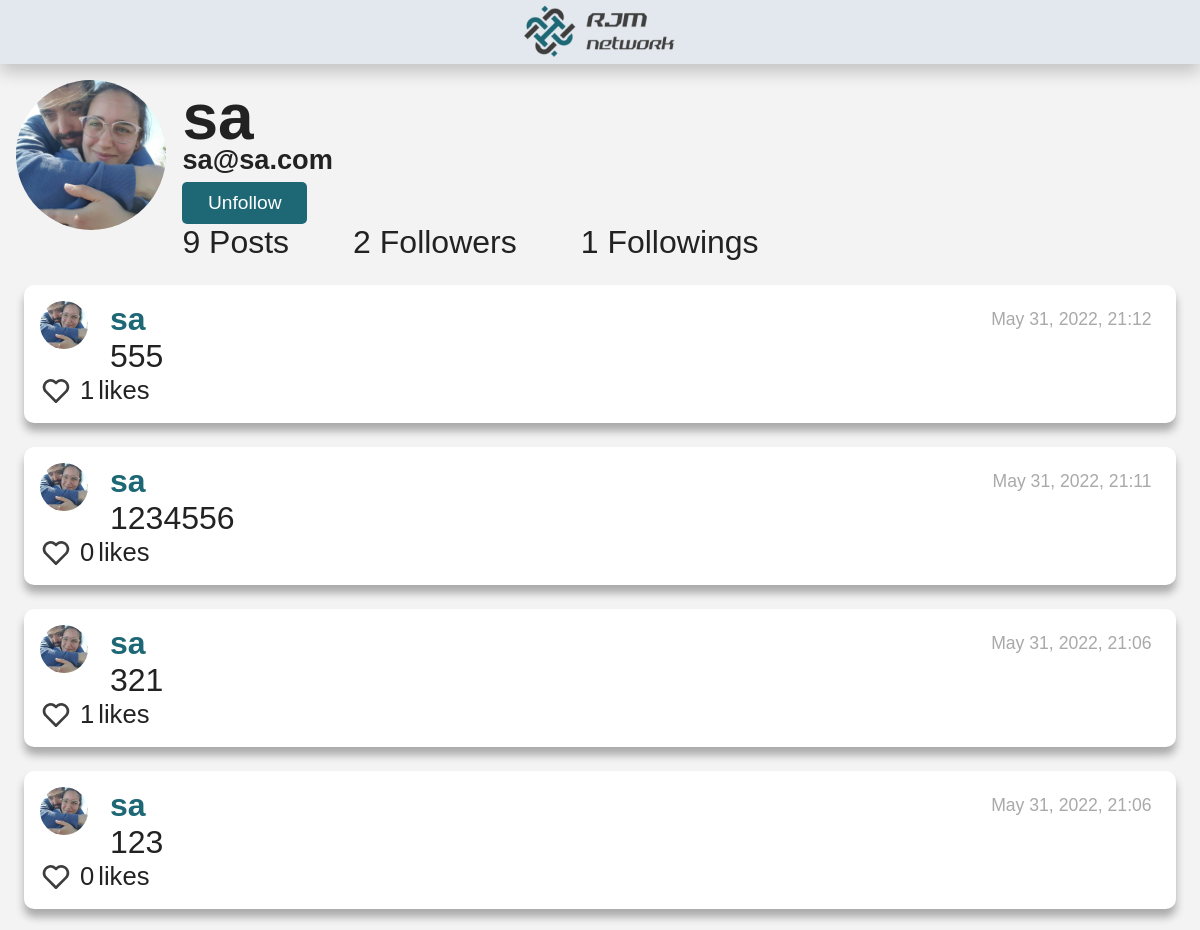
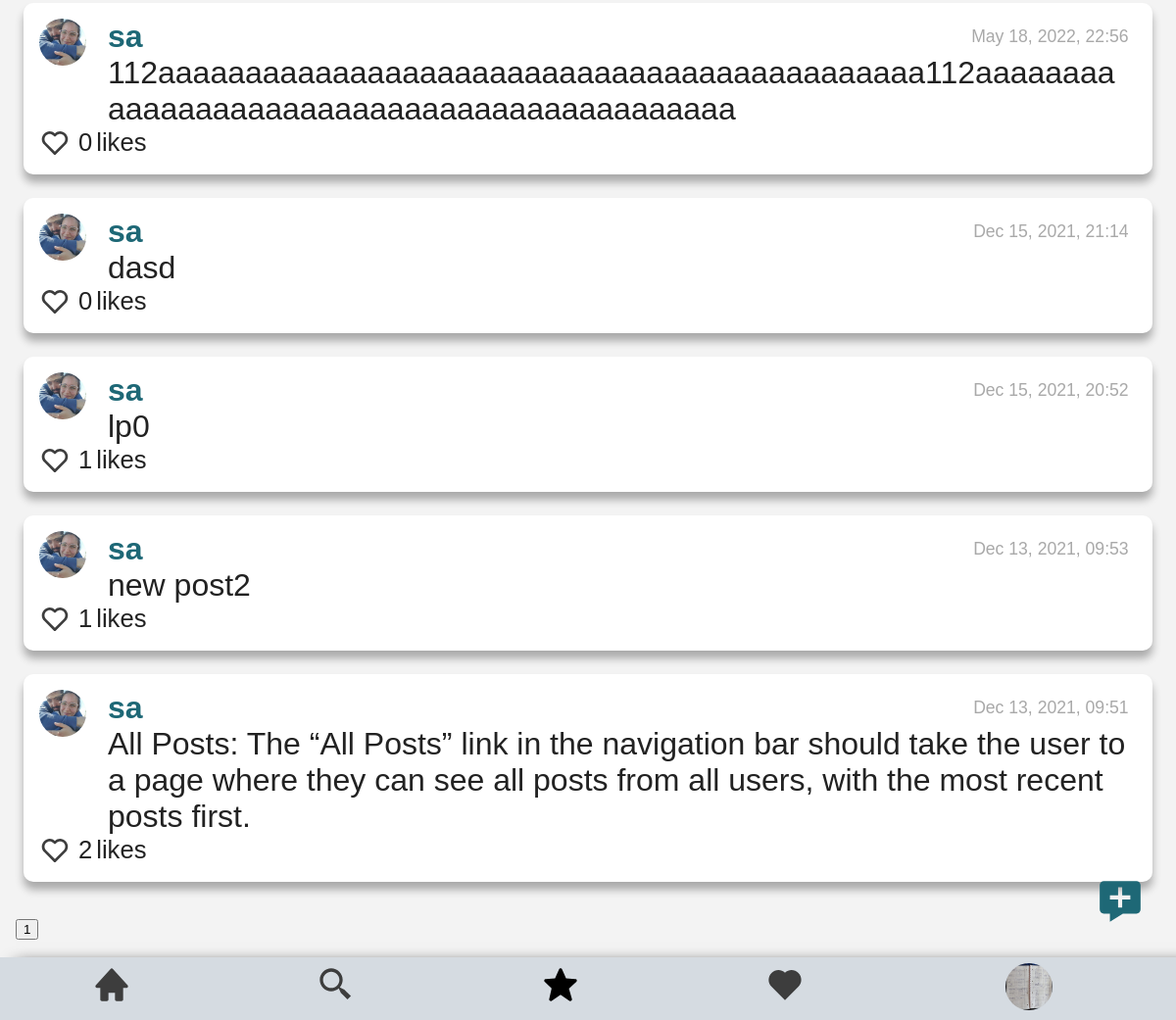
The app's page /profile/1 (signed in), older data (2 pictures, top to bottom).
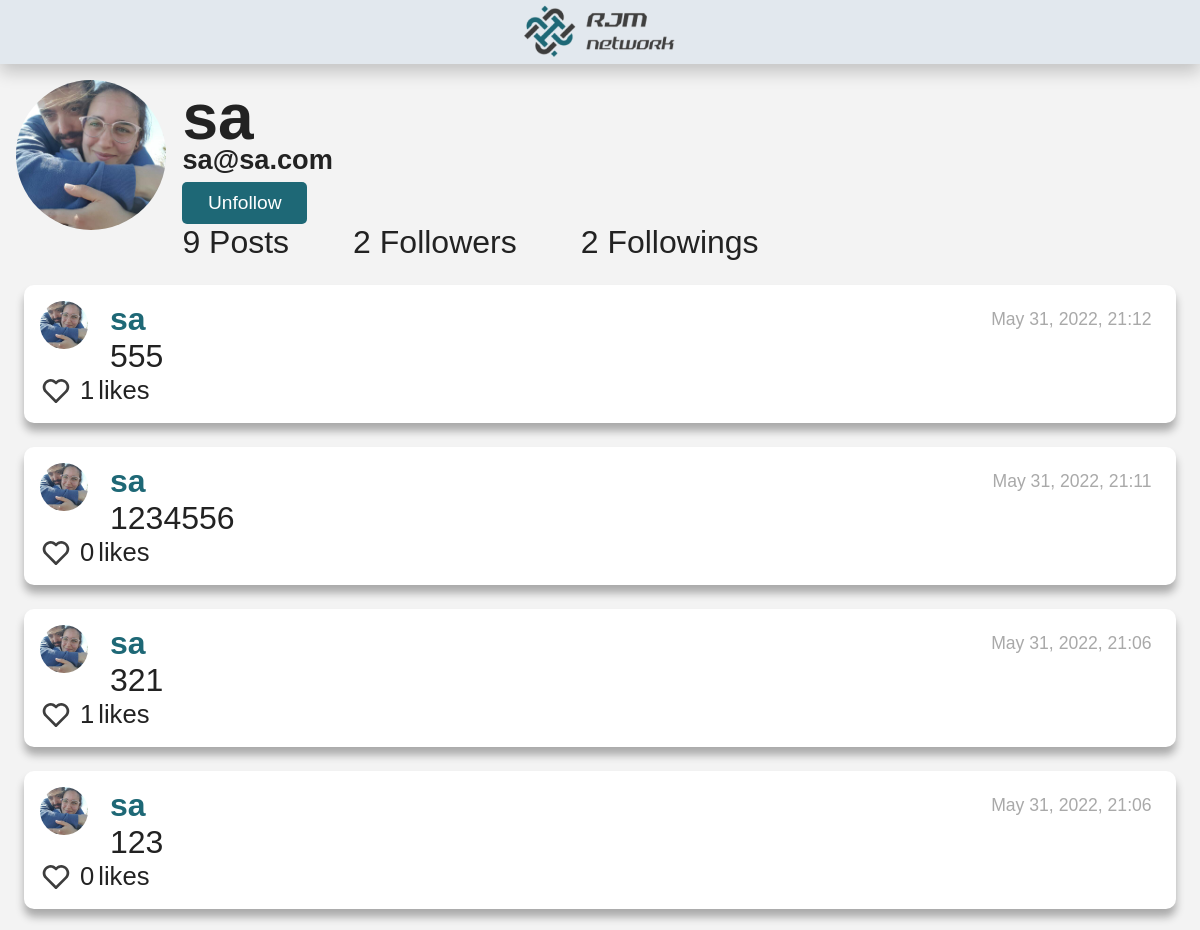
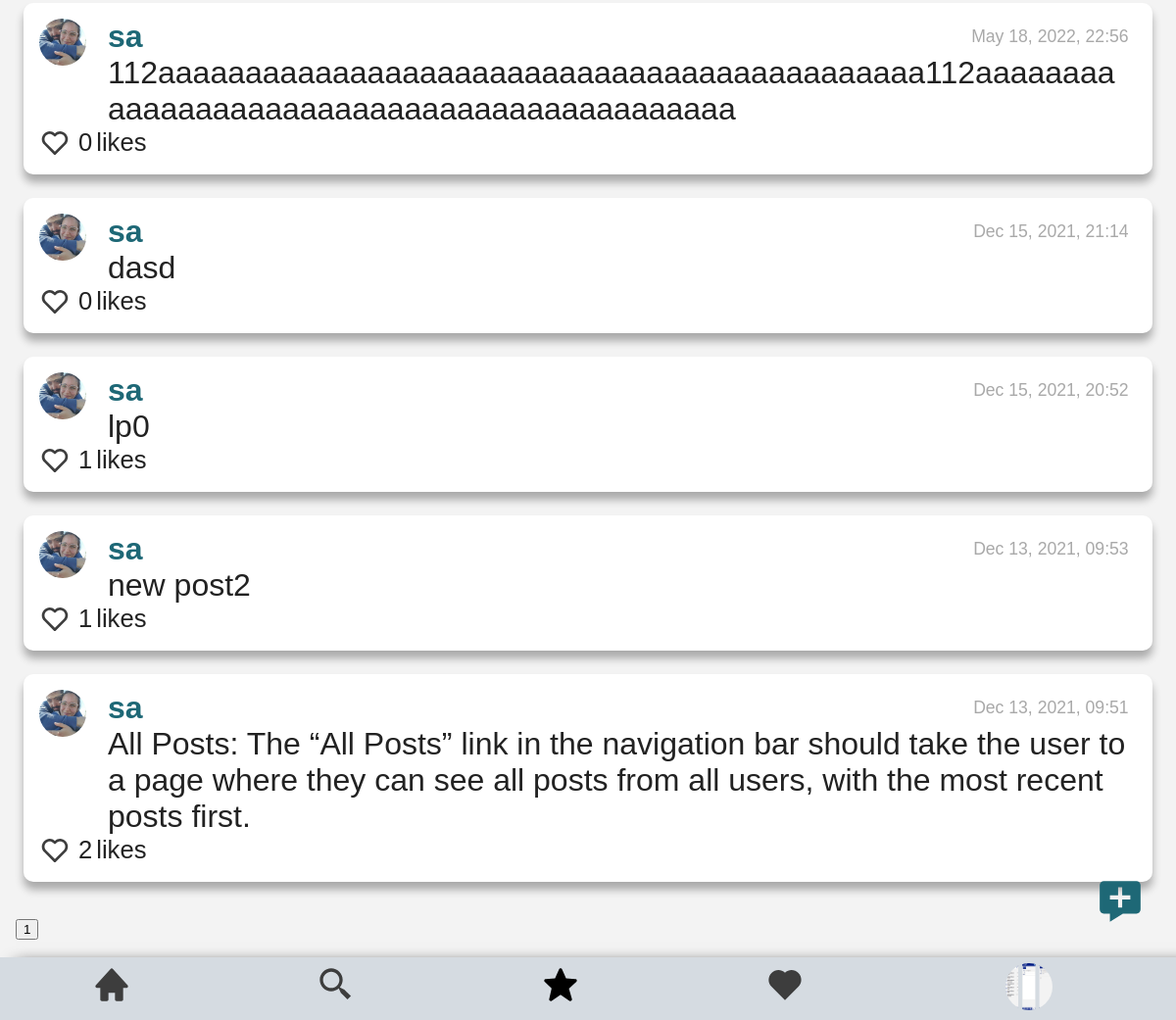
The same page, newer data (2 pictures, top to bottom).
### network/models.py (models this page shows, shortened)
class User(AbstractUser):
    header_image = models.ImageField(null=True, blank=True, upload_to="images/")
    pass

class Followers(models.Model):
    id = models.AutoField(primary_key=True)
    followed = models.ForeignKey(User, on_delete=models.CASCADE, related_name="user_followed", default=0)
    follower = models.ManyToManyField(User, related_name="user_follower")
    def __str__(self):
        return f"{self.id}: The user {self.followed} number {self.followed.id} is followed by {self.follower.all()}."

class NewPost(models.Model):
    poster = models.ForeignKey(User, on_delete=models.PROTECT, related_name="posts_posted")
    description = models.TextField(blank=False)
    date_added = models.DateTimeField(auto_now_add=True)

### network/views.py (the view)
# urls.py: path("profile/<str:id_poster>", views.profile, name="profile"),
def profile(request, id_poster):
    if request.user.id:
        user_poster = User.objects.get(id=id_poster)
        try:
            followed_by = Followers.objects.filter(followed=id_poster)
        except Followers.DoesNotExist:
            followed_by = None
        followers_obj = Followers.objects.filter(follower__id=id_poster)
        followers=[]
        for follower in followers_obj:
            followers.append(follower.followed)
        profile_posts = NewPost.objects.filter(poster=id_poster)
        profile_posts = profile_posts.order_by("-date_added")
        id_poster=int(id_poster)
        total_posts=profile_posts.count()
        profile_posts=profile_posts[:10]
        total_pages=math.ceil(total_posts/10)
        list_total_pages = []
        for i in range(2, total_pages+1):
            list_total_pages.append(i)
        user_following = followed_by.filter(follower__id=request.user.id)
        if(user_following):
            user_following="Unfollow"
        else:
            user_following="Follow"
        all_likers = Likers.objects.all()
        for post in profile_posts:
            post.date_added = (post.date_added.strftime("%b %d, %Y, %H:%M"))
            post.number_likes=0
            likers = all_likers.filter(post=post.id)
            likers_id = []
            for each_liker in likers:
                post.likers = each_liker.liker.all()
                post.number_likes = each_liker.liker.count()
                for each in each_liker.liker.all():
                    likers_id.append(each.id)
                post.likers_id = likers_id
        users = User.objects.all()
        user_color = {}
        colors_list = ["C37D7D", "FC792F", "4950F8", "EBFC2F", "15A2F1", "58FC2F", "36F9E1", "2ECF65", "B549F8", "FF83EB", "FCCF2F"]
        for j in users:
            user_color[j.id] = random.choice(colors_list)
            colors_list.remove(user_color[j.id])
        return render(request, "network/profile.html", {
            "poster":user_poster,
            "followed_by":followed_by,
            "followers":followers,
            "profile_posts":profile_posts,
            "user_following":user_following,
            "list_total_pages":list_total_pages,
            "user_color": user_color
        })
    else:
        return render(request, "network/register.html")

### network/templates/network/profile.html (shortened to what this page needs)
{% extends "network/layout.html" %}
{% load static %}
{% load network_extras %}
{% block body %}
    <div id="profile_view">
        <div id="profile-flex-order">
            <div id="profile-flex-order-child1">
                {% if poster.header_image %}
                    <img id="profile_view_picture"  alt="Image not found" src="/media/{{ poster.header_image }}">
                {% endif %}
            </div>
            <div id="profile-flex-order-child2">
                <h2 id="profile_poster">{{poster}}</h2>
                <h6 id="profile_poster">{{poster.email}}</h6>
                    {% if poster.id != user.id  and user.is_authenticated %}
                        <button id="follow-btn" class="page_button" onclick="follow('{{poster.id}}', '{{user.id}}', '{{followed_by}}')" value='{{user_following}}'>{{user_following}}</button>
                    {% endif %}
                <div id="profile-data-line">
                    {{profile_posts.count}} Posts
                    {% if followed_by %}
                        {% for follow in followed_by %}
                            <div><span id="profile_followers_count" class="no-button">{{ follow.follower.all.count }}</span> Followers</div>
                        {% endfor %}
                    {% endif %}
                    {% if followers %}
                        {{ followers|length }}
                        {% if followers|length > 1 %} Followings
                        {% else %} Followings
                        {% endif %}
                    {% else %}
                        0 Followings
                    {% endif %}
                </div>
            </div>
        </div>
        <div id="all_posts_view">
            <div id="page_0">
                {% if profile_posts %}
                    {% for post in profile_posts %}
                        <div  id="posts_style">
                            <div id="posts-flex-order">
                                <div id="posts-flex-order-child1">
                                    {% if poster.header_image %}
                                    <img class="posts_profile_picture" alt="Image not found" src="/media/{{ post.poster.header_image }}">
                                    {% endif %}
                                </div>
                                <div id="posts-flex-order-child2">
                                    <div id="posts-first-line">
                                        <a id="profile"  href="profile/{{ post.poster.id }}">{{ post.poster }}</a>
                                        <div id="post-{{post.date_added}}" class="date_post"> {{ post.date_added }}</div>
                                    </div>
                                    <div id="post-description-{{post.id}}" class="description_post"> {{ post.description }} </div>
                                </div>
                            </div>
                            <div id="like_complete">
                                {% if user.id in post.likers_id %}
                                    <button class="yes_button" id="like-btn-{{post.id}}" value="heart_full" onclick="like('{{ post.id }}')">
                                        <svg id="heart-img-{{ post.id }}" alt="jacket" width="40" height="40" viewBox="0 0 40 40" fill="none" xmlns="http://www.w3.org/2000/svg">
                                            <path d="M33.6751 7.9851C32.7561 7.05963 31.6632 6.32493 30.4593 5.82324C29.2555 5.32155 27.9643 5.06277 26.6601 5.06177C24.1931 5.06217 21.8162 5.98889 20 7.65843C18.1841 5.98861 15.8071 5.06185 13.34 5.06177C12.0343 5.06313 10.7417 5.3227 9.53661 5.82555C8.33155 6.3284 7.23783 7.06459 6.31838 7.99177C2.39672 11.9301 2.39838 18.0901 6.32172 22.0118L20 35.6901L33.6784 22.0118C37.6017 18.0901 37.6034 11.9301 33.6751 7.9851Z" fill="#DA2D57"/>
                                        </svg>
                                    </button>
                                {% else %}
                                    <button class="yes_button" id="like-btn-{{post.id}}" value="heart_empty"  onclick="like('{{ post.id }}')">
                                        <svg id="heart-img-{{ post.id }}" alt="jacket" width="40" height="40" viewBox="0 0 40 40" fill="none" xmlns="http://www.w3.org/2000/svg">
                                            <path d="M20 7.65843C18.1841 5.98861 15.8071 5.06185 13.34 5.06177C12.0343 5.06313 10.7417 5.3227 9.53661 5.82555C8.33155 6.3284 7.23783 7.06459 6.31838 7.99177C2.39672 11.9301 2.39838 18.0901 6.32172 22.0118L18.5417 34.2318C18.825 34.7301 19.3717 35.0518 20 35.0518C20.258 35.0493 20.5119 34.9863 20.7411 34.8679C20.9704 34.7495 21.1686 34.579 21.32 34.3701L33.6784 22.0118C37.6017 18.0884 37.6017 11.9301 33.675 7.9851C32.7561 7.05963 31.6632 6.32493 30.4593 5.82324C29.2555 5.32155 27.9643 5.06277 26.66 5.06177C24.1931 5.06217 21.8162 5.98889 20 7.65843ZM31.3184 10.3418C33.9234 12.9601 33.925 17.0501 31.3217 19.6551L20 30.9768L8.67838 19.6551C6.07505 17.0501 6.07672 12.9601 8.67505 10.3484C9.94172 9.08843 11.5984 8.3951 13.34 8.3951C15.0817 8.3951 16.7317 9.08843 17.9884 10.3451L18.8217 11.1784C18.9764 11.3333 19.16 11.4562 19.3622 11.5401C19.5644 11.6239 19.7812 11.6671 20 11.6671C20.2189 11.6671 20.4357 11.6239 20.6379 11.5401C20.8401 11.4562 21.0237 11.3333 21.1784 11.1784L22.0117 10.3451C24.5317 7.8301 28.8017 7.83677 31.3184 10.3418Z" fill="#3D3D3D"/>
                                        </svg>
                                    </button>
                                {% endif %}
                                <div id="like-count-{{post.id}}" class="d-inline-block">{{post.number_likes}} </div> likes
                            </div>
                        </div>
                    {% endfor %}
                    <div id="id_page_buttons">
                        <button id="selected_button" class="no-button" > 1 </button>
                    </div>
                {% else %}
                    <li>no post</li>
                {% endif %}
            </div>
        </div>
    </div>
{% endblock %}

### network/templates/network/layout.html (shortened to what this page needs)
{% load static %}
{% load network_extras %}
<!DOCTYPE html>
<html lang="en">
    <head>
        <link href="{% static 'network/styles.css' %}" rel="stylesheet">
    </head>
    <body>
        <header class="header">
            <img class="logo" src="{% static 'assets/logo1-removebg-preview 2.png' %}" alt="Logo_page">
        </header>
        <nav id="navbar" class="navbar navbar-expand-lg navbar-light bg-light">
            <a class="nav-link"  id="nav-home" href="{% url 'index'%}">
            </a>
            <div class="nav-link"  id="nav-search">
            </div>
            {% if user.is_authenticated %}
            <div class="new_post_button"  id="new_post">
            </div>
                <a class="nav-link" id="nav-following" href="{% url 'following' %}">
                </a>
                <a class="nav-link"  id="nav-liked-posts" href="{% url 'liked_posts'%}">
                </a>
                <div class="dropdown">
                    <button onclick="myFunction()" class="dropbtn" id="dropbtn-profile" >
                        {% if user.header_image %}
                            <img id="profile_img" class="posts_profile_picture" alt="Image not found" src="/media/{{ user.header_image }}">
                        {% endif %}
                    </button>
                </div>
            {% else %}
                    <a class="nav-link" id="nav-link" href="{% url 'login' %}">Log In</a>
                    <a class="nav-link"  id="nav-link"href="{% url 'register' %}">Register</a>
            {% endif %}
        </nav>
        <div class="body">
            {% block body %}
            {% endblock %}
        </div>
    </body>
</html>

### network/static/network/styles.css (style rules this page uses)
#posts-flex-order { display: flex; flex-direction: row; }
#posts-flex-order-child1 { width: 70px; }
#posts-flex-order-child2 { width: 93%; display: flex; flex-direction: column; }
#posts-first-line { display: flex; flex-direction: row; align-items: center; justify-content: space-between; }
.posts_profile_picture { margin-right: .5rem; height: 1.5rem; width: 1.5rem; border-radius: 50%; }
#profile { font-weight:bold; }
.date_post { font-size: 55%; color:darkgray; }
.description_post { word-wrap: break-word; }
#like_complete { display: flex; flex-direction: row; align-items: center; font-size: 80%; }
.yes_button { all: unset; height: 1rem; margin-right: 8px; cursor: pointer; }
.yes_button svg { width: 1rem; height: 1rem; }
.d-inline-block { margin-right: 4px; }
#profile-flex-order { display: flex; flex-direction: row; }
#profile-data-line { display: flex; flex-direction: row; width: 100%; gap: 2rem; }
#profile-flex-order-child2 { display: flex; flex-direction: column; justify-content: space-between; }
#profile-flex-order-child2 h2 { height: 2rem; }
#profile-flex-order-child2 h6 { margin-bottom: .2rem; }
#profile_view_picture { margin-right: .5rem; height: 4.7rem; width: 4.7rem; border-radius: 50%; }
.page_button { width: 3.9rem; height: 1.3rem; background-color: var(--link-color); color: var(--white-color); margin: 0; font-size: .6rem; border:0; border-radius: 5px; text-align: center; }
:root { --white-color: #ffffff; --black-color: #000000; --white-alpha-color: rgba(255, 255, 255, 0.5); --black-alpha-color: rgba(0, 0, 0, 0.3); --black-alpha-color2: rgba(0, 0, 0, 0.5); --gray-color: #ccc; --gray-dark-color: #555; --gray-light-color: #f3f3f3; --text-color: #222; --gray-blue: #D5DBE1; --gray-blue-2: #E2E8EE; --gray-light-2: #3d509f; --black-logo: #3D3D3D; --pink-color: #DA2D57; --yellow-color: #AAAD00; --blue-color: #0013C2; --green-color: #2B8800; --orange-color: #FF8A00; --pic-user-logued-color: #00BAAF; --link-color: #1E6876; --link-dark-color: #144852; --link-light-color: #2d9cb3; --font: "Ubuntu", sans-serif; --max-width: 1200px; --header-height: 2rem; --search-height: 1.3rem; }
html { box-sizing: border-box; font-family: var(--font); font-size: 2rem; scroll-behavior: smooth; }
*, *::after, *::before { box-sizing: inherit; }
body { margin: 0; overflow-x: hidden; color: var(--text-color); background-color: var(--gray-light-color); }
a { color: var(--link-color); text-decoration: none; transition: all ease-out; }
h2 { margin: 0; font-size: 2rem; }
h6 { margin: 0; font-size: 0.85rem; }
.header { position: fixed; left: 0; top: 0; width: 100%; height: var(--header-height); background-color: var(--gray-blue-2); color: var(--white-color); display: flex; justify-content: center; align-items: center; box-shadow: 0px 8px 16px 0px rgba(0,0,0,0.2); z-index: 990; }
.navbar { position: fixed; left: 0; bottom: 0; width: 100%; height: var(--header-height); background-color: var(--gray-blue); display: flex; flex-direction: row; justify-content: space-around; align-items: center; box-shadow: 16px 8px 16px 0px rgba(0,0,0,1.2); z-index: 990; }
.dropbtn { background-color: rgba(0,0,0,0); padding: 16px; font-size: 16px; border: none; cursor: pointer; z-index: 900; }
.dropdown { position: relative; display: inline-block; }
.new_post_button { position: fixed; right: 1rem; bottom: 3rem; cursor: pointer; height: 50px; }
body { margin: var(--header-height) 0; padding: .5rem; }
#posts_style { margin: 24px 8px; padding: 16px; background-color: var(--white-color); border-radius: 10px; box-shadow: 0px 8px 8px 0px rgba(0,0,0,0.3); }
#nav-search { cursor: pointer; }
::placeholder { color: var(--gray-color); opacity: 1; }

Row changes from the older to the newer data that the page shows:
changed User (number 1 of 2 on the later page): header_image: a different picture
Text that changed along with them:
{{ followers|length }}: "1" → "2"
